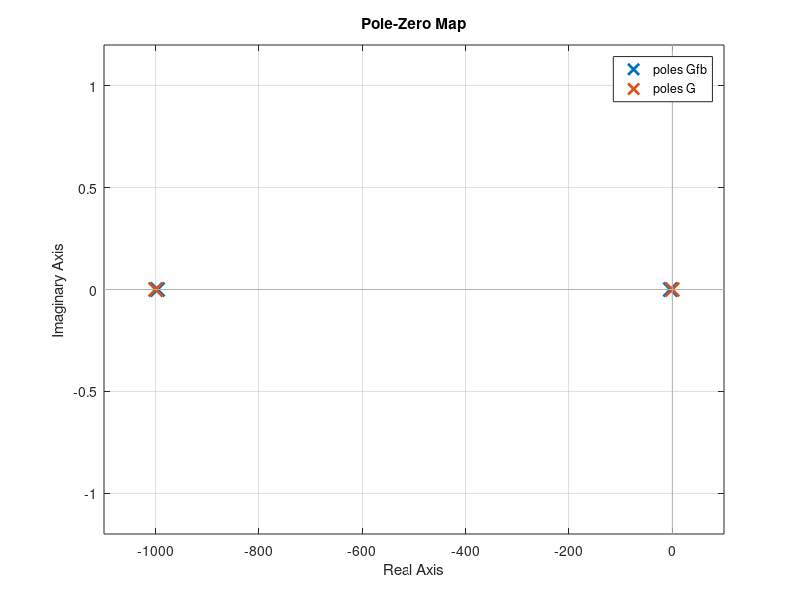

Write the MATLAB code that produced this figure. (Note: this script raises an error after producing the figure.)
% DC_MOTOR
% RATED VALUES
%Power 3.08 Kw
%Max speed 3000RPM
%Max Voltage 140V
% Parameter
clear all;
clc; 
Ra=1;
La=1e-3;
Ke=0.6;
Kt=0.6;
J=0.1; % Motor and Load
B=0.029; % Motor and Load
%%%%%%%%%%%%%%%%%%%%%%%%%%%%%%%%%%%%%%%%%%%%%%
Ge=tf(1,[La Ra]);
Gm=tf(1,[J B]);
G=Ge*Gm*Ke;
Gfb=zpk(feedback(Ge*Gm*Kt,Ke));
pzmap(Gfb,G)
proyecto_automation

